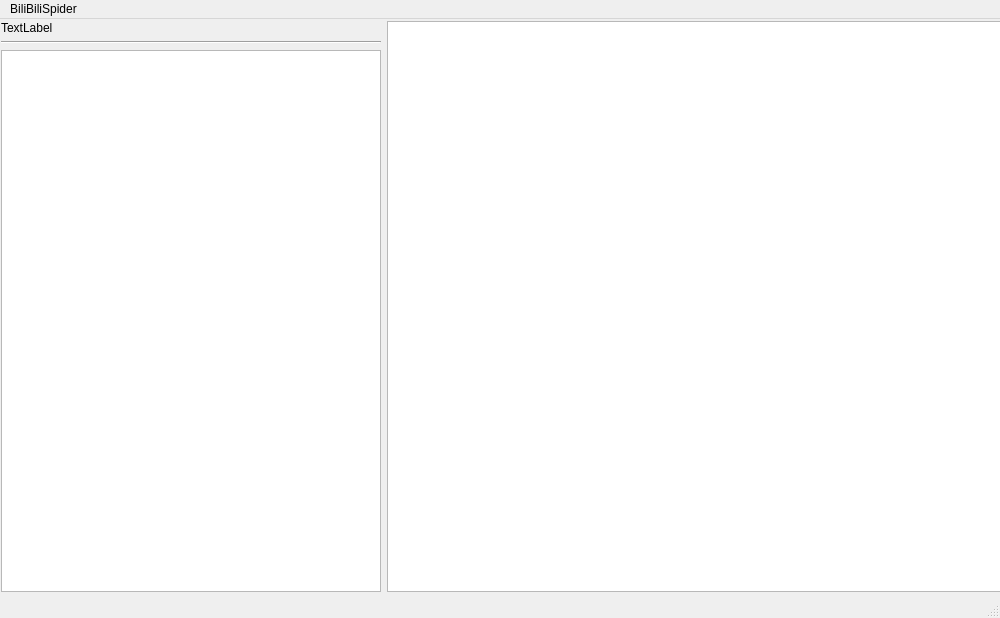
<?xml version="1.0" encoding="UTF-8"?>
<ui version="4.0">
 <class>windows</class>
 <widget class="QMainWindow" name="windows">
  <property name="geometry">
   <rect>
    <x>0</x>
    <y>0</y>
    <width>1000</width>
    <height>618</height>
   </rect>
  </property>
  <property name="windowTitle">
   <string>windows</string>
  </property>
  <widget class="QWidget" name="centralwidget">
   <widget class="QWidget" name="">
    <property name="geometry">
     <rect>
      <x>1</x>
      <y>2</y>
      <width>1001</width>
      <height>571</height>
     </rect>
    </property>
    <layout class="QHBoxLayout" name="horizontalLayout" stretch="618,1000">
     <item>
      <layout class="QVBoxLayout" name="verticalLayout">
       <item>
        <widget class="QLabel" name="label">
         <property name="text">
          <string>TextLabel</string>
         </property>
        </widget>
       </item>
       <item>
        <widget class="Line" name="line">
         <property name="orientation">
          <enum>Qt::Horizontal</enum>
         </property>
        </widget>
       </item>
       <item>
        <widget class="QListView" name="listView"/>
       </item>
      </layout>
     </item>
     <item>
      <widget class="QListView" name="listView_2"/>
     </item>
    </layout>
   </widget>
  </widget>
  <widget class="QMenuBar" name="menubar">
   <property name="geometry">
    <rect>
     <x>0</x>
     <y>0</y>
     <width>1000</width>
     <height>21</height>
    </rect>
   </property>
   <widget class="QMenu" name="menuBiliBiliSpider">
    <property name="title">
     <string>BiliBiliSpider</string>
    </property>
   </widget>
   <addaction name="menuBiliBiliSpider"/>
  </widget>
  <widget class="QStatusBar" name="statusbar"/>
 </widget>
 <resources/>
 <connections/>
</ui>
